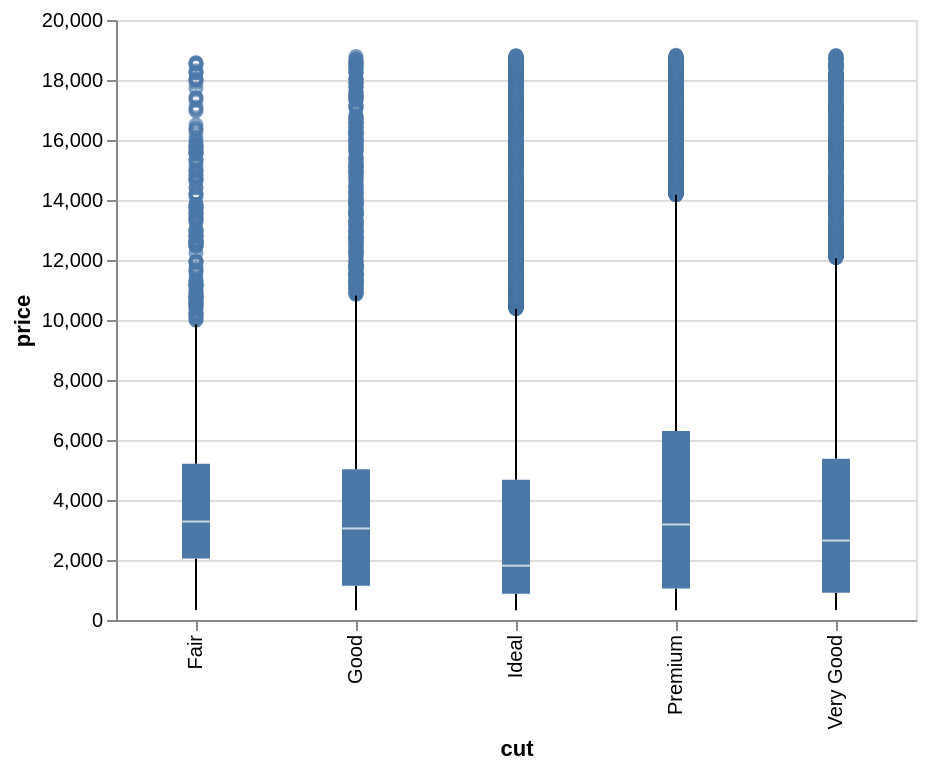

This figure's notebook cell:
### Markdown cell above
Now, let's look at these by cut and have a separate box plot for each cut type. For this, we need to pass in both the `price` and `cut` columns from the data.

### Code cell
alt.Chart(diamonds[['price', 'cut']]).mark_boxplot().encode(
    x = alt.X("cut:N"),
    y = alt.Y("price:Q")
).properties(width = 400)

### Figure 1 — Vega-Lite specification as saved in the notebook (floating-point values rounded to 4 significant figures; data arrays with more than 128 entries replaced by an {"elided": "..."} marker saying what was removed)
{"config": {"view": {"continuousWidth": 300, "continuousHeight": 300}}, "data": {"name": "data-0bfe212e4a601c4d21d665894c87262e"}, "mark": {"type": "boxplot"}, "encoding": {"x": {"field": "cut", "type": "nominal"}, "y": {"field": "price", "type": "quantitative"}}, "width": 400, "$schema": "https://vega.github.io/schema/vega-lite/v5.20.1.json", "datasets": {"data-0bfe212e4a601c4d21d665894c87262e": {"elided": "53940 records"}}}
